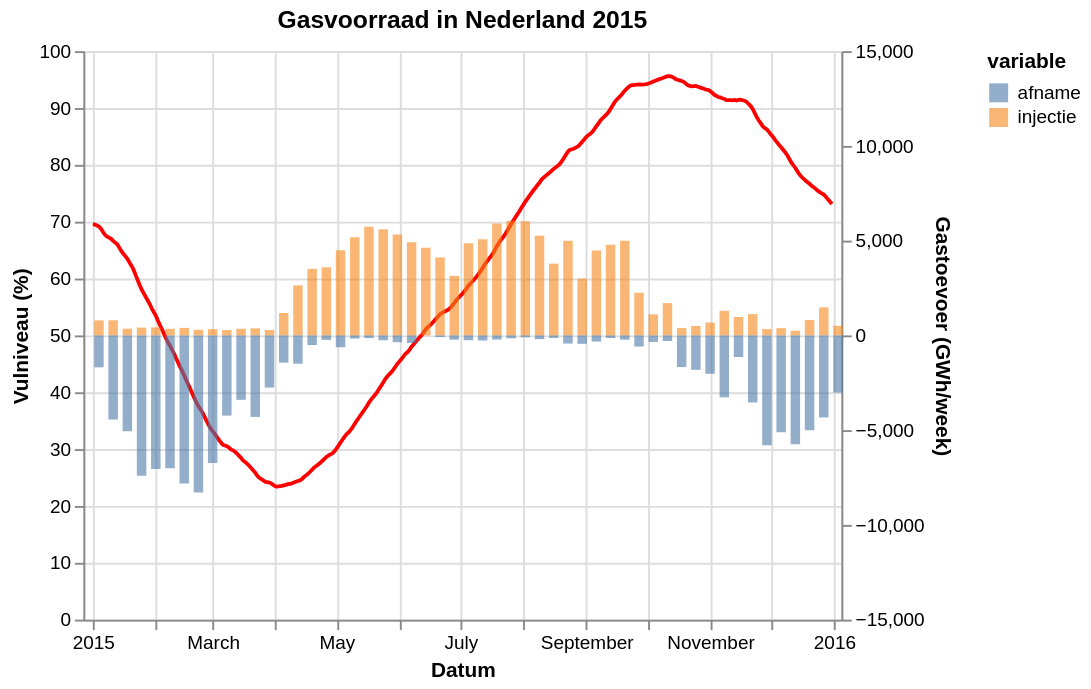

Write a Vega-Lite specification for this figure.
### Vega-Lite specification from a JSON file in a GitHub repository (floating-point values rounded to 4 significant figures; data arrays with more than 128 entries replaced by an {"elided": "..."} marker saying what was removed)
{"config": {"view": {"continuousWidth": 400, "continuousHeight": 300}}, "layer": [{"data": {"values": {"elided": "365 records"}}, "mark": {"type": "line", "color": "red"}, "encoding": {"tooltip": [{"field": "gasDayStart", "type": "temporal"}, {"field": "full", "type": "quantitative"}], "x": {"axis": {"title": "Datum"}, "field": "gasDayStart", "type": "temporal"}, "y": {"axis": {"title": "Vulniveau (%)"}, "field": "full", "scale": {"domain": [0, 100], "padding": 0}, "type": "quantitative"}}}, {"data": {"values": [{"gasDayStart": "2015-01-04T00:00:00", "variable": "injectie", "value": 791}, {"gasDayStart": "2015-01-11T00:00:00", "variable": "injectie", "value": 800}, {"gasDayStart": "2015-01-18T00:00:00", "variable": "injectie", "value": 356}, {"gasDayStart": "2015-01-25T00:00:00", "variable": "injectie", "value": 415}, {"gasDayStart": "2015-02-01T00:00:00", "variable": "injectie", "value": 424}, {"gasDayStart": "2015-02-08T00:00:00", "variable": "injectie", "value": 349}, {"gasDayStart": "2015-02-15T00:00:00", "variable": "injectie", "value": 397}, {"gasDayStart": "2015-02-22T00:00:00", "variable": "injectie", "value": 296}, {"gasDayStart": "2015-03-01T00:00:00", "variable": "injectie", "value": 329}, {"gasDayStart": "2015-03-08T00:00:00", "variable": "injectie", "value": 280}, {"gasDayStart": "2015-03-15T00:00:00", "variable": "injectie", "value": 349}, {"gasDayStart": "2015-03-22T00:00:00", "variable": "injectie", "value": 373}, {"gasDayStart": "2015-03-29T00:00:00", "variable": "injectie", "value": 283}, {"gasDayStart": "2015-04-05T00:00:00", "variable": "injectie", "value": 1183}, {"gasDayStart": "2015-04-12T00:00:00", "variable": "injectie", "value": 2642}, {"gasDayStart": "2015-04-19T00:00:00", "variable": "injectie", "value": 3511}, {"gasDayStart": "2015-04-26T00:00:00", "variable": "injectie", "value": 3593}, {"gasDayStart": "2015-05-03T00:00:00", "variable": "injectie", "value": 4494}, {"gasDayStart": "2015-05-10T00:00:00", "variable": "injectie", "value": 5183}, {"gasDayStart": "2015-05-17T00:00:00", "variable": "injectie", "value": 5740}, {"gasDayStart": "2015-05-24T00:00:00", "variable": "injectie", "value": 5606}, {"gasDayStart": "2015-05-31T00:00:00", "variable": "injectie", "value": 5321}, {"gasDayStart": "2015-06-07T00:00:00", "variable": "injectie", "value": 4911}, {"gasDayStart": "2015-06-14T00:00:00", "variable": "injectie", "value": 4631}, {"gasDayStart": "2015-06-21T00:00:00", "variable": "injectie", "value": 4115}, {"gasDayStart": "2015-06-28T00:00:00", "variable": "injectie", "value": 3144}, {"gasDayStart": "2015-07-05T00:00:00", "variable": "injectie", "value": 4860}, {"gasDayStart": "2015-07-12T00:00:00", "variable": "injectie", "value": 5073}, {"gasDayStart": "2015-07-19T00:00:00", "variable": "injectie", "value": 5902}, {"gasDayStart": "2015-07-26T00:00:00", "variable": "injectie", "value": 6055}, {"gasDayStart": "2015-08-02T00:00:00", "variable": "injectie", "value": 6026}, {"gasDayStart": "2015-08-09T00:00:00", "variable": "injectie", "value": 5259}, {"gasDayStart": "2015-08-16T00:00:00", "variable": "injectie", "value": 3786}, {"gasDayStart": "2015-08-23T00:00:00", "variable": "injectie", "value": 4996}, {"gasDayStart": "2015-08-30T00:00:00", "variable": "injectie", "value": 3000}, {"gasDayStart": "2015-09-06T00:00:00", "variable": "injectie", "value": 4483}, {"gasDayStart": "2015-09-13T00:00:00", "variable": "injectie", "value": 4789}, {"gasDayStart": "2015-09-20T00:00:00", "variable": "injectie", "value": 4994}, {"gasDayStart": "2015-09-27T00:00:00", "variable": "injectie", "value": 2253}, {"gasDayStart": "2015-10-04T00:00:00", "variable": "injectie", "value": 1113}, {"gasDayStart": "2015-10-11T00:00:00", "variable": "injectie", "value": 1705}, {"gasDayStart": "2015-10-18T00:00:00", "variable": "injectie", "value": 389}, {"gasDayStart": "2015-10-25T00:00:00", "variable": "injectie", "value": 496}, {"gasDayStart": "2015-11-01T00:00:00", "variable": "injectie", "value": 680}, {"gasDayStart": "2015-11-08T00:00:00", "variable": "injectie", "value": 1295}, {"gasDayStart": "2015-11-15T00:00:00", "variable": "injectie", "value": 973}, {"gasDayStart": "2015-11-22T00:00:00", "variable": "injectie", "value": 1124}, {"gasDayStart": "2015-11-29T00:00:00", "variable": "injectie", "value": 335}, {"gasDayStart": "2015-12-06T00:00:00", "variable": "injectie", "value": 384}, {"gasDayStart": "2015-12-13T00:00:00", "variable": "injectie", "value": 246}, {"gasDayStart": "2015-12-20T00:00:00", "variable": "injectie", "value": 812}, {"gasDayStart": "2015-12-27T00:00:00", "variable": "injectie", "value": 1476}, {"gasDayStart": "2016-01-03T00:00:00", "variable": "injectie", "value": 506}, {"gasDayStart": "2015-01-04T00:00:00", "variable": "afname", "value": -1684}, {"gasDayStart": "2015-01-11T00:00:00", "variable": "afname", "value": -4442}, {"gasDayStart": "2015-01-18T00:00:00", "variable": "afname", "value": -5061}, {"gasDayStart": "2015-01-25T00:00:00", "variable": "afname", "value": -7412}, {"gasDayStart": "2015-02-01T00:00:00", "variable": "afname", "value": -7046}, {"gasDayStart": "2015-02-08T00:00:00", "variable": "afname", "value": -7004}, {"gasDayStart": "2015-02-15T00:00:00", "variable": "afname", "value": -7811}, {"gasDayStart": "2015-02-22T00:00:00", "variable": "afname", "value": -8286}, {"gasDayStart": "2015-03-01T00:00:00", "variable": "afname", "value": -6738}, {"gasDayStart": "2015-03-08T00:00:00", "variable": "afname", "value": -4230}, {"gasDayStart": "2015-03-15T00:00:00", "variable": "afname", "value": -3397}, {"gasDayStart": "2015-03-22T00:00:00", "variable": "afname", "value": -4303}, {"gasDayStart": "2015-03-29T00:00:00", "variable": "afname", "value": -2752}, {"gasDayStart": "2015-04-05T00:00:00", "variable": "afname", "value": -1437}, {"gasDayStart": "2015-04-12T00:00:00", "variable": "afname", "value": -1492}, {"gasDayStart": "2015-04-19T00:00:00", "variable": "afname", "value": -510}, {"gasDayStart": "2015-04-26T00:00:00", "variable": "afname", "value": -237}, {"gasDayStart": "2015-05-03T00:00:00", "variable": "afname", "value": -624}, {"gasDayStart": "2015-05-10T00:00:00", "variable": "afname", "value": -164}, {"gasDayStart": "2015-05-17T00:00:00", "variable": "afname", "value": -141}, {"gasDayStart": "2015-05-24T00:00:00", "variable": "afname", "value": -256}, {"gasDayStart": "2015-05-31T00:00:00", "variable": "afname", "value": -359}, {"gasDayStart": "2015-06-07T00:00:00", "variable": "afname", "value": -397}, {"gasDayStart": "2015-06-14T00:00:00", "variable": "afname", "value": 0}, {"gasDayStart": "2015-06-21T00:00:00", "variable": "afname", "value": -89}, {"gasDayStart": "2015-06-28T00:00:00", "variable": "afname", "value": -226}, {"gasDayStart": "2015-07-05T00:00:00", "variable": "afname", "value": -254}, {"gasDayStart": "2015-07-12T00:00:00", "variable": "afname", "value": -270}, {"gasDayStart": "2015-07-19T00:00:00", "variable": "afname", "value": -217}, {"gasDayStart": "2015-07-26T00:00:00", "variable": "afname", "value": -151}, {"gasDayStart": "2015-08-02T00:00:00", "variable": "afname", "value": -99}, {"gasDayStart": "2015-08-09T00:00:00", "variable": "afname", "value": -198}, {"gasDayStart": "2015-08-16T00:00:00", "variable": "afname", "value": -134}, {"gasDayStart": "2015-08-23T00:00:00", "variable": "afname", "value": -430}, {"gasDayStart": "2015-08-30T00:00:00", "variable": "afname", "value": -445}, {"gasDayStart": "2015-09-06T00:00:00", "variable": "afname", "value": -324}, {"gasDayStart": "2015-09-13T00:00:00", "variable": "afname", "value": -137}, {"gasDayStart": "2015-09-20T00:00:00", "variable": "afname", "value": -227}, {"gasDayStart": "2015-09-27T00:00:00", "variable": "afname", "value": -587}, {"gasDayStart": "2015-10-04T00:00:00", "variable": "afname", "value": -346}, {"gasDayStart": "2015-10-11T00:00:00", "variable": "afname", "value": -295}, {"gasDayStart": "2015-10-18T00:00:00", "variable": "afname", "value": -1670}, {"gasDayStart": "2015-10-25T00:00:00", "variable": "afname", "value": -1816}, {"gasDayStart": "2015-11-01T00:00:00", "variable": "afname", "value": -2022}, {"gasDayStart": "2015-11-08T00:00:00", "variable": "afname", "value": -3265}, {"gasDayStart": "2015-11-15T00:00:00", "variable": "afname", "value": -1138}, {"gasDayStart": "2015-11-22T00:00:00", "variable": "afname", "value": -3539}, {"gasDayStart": "2015-11-29T00:00:00", "variable": "afname", "value": -5796}, {"gasDayStart": "2015-12-06T00:00:00", "variable": "afname", "value": -5115}, {"gasDayStart": "2015-12-13T00:00:00", "variable": "afname", "value": -5744}, {"gasDayStart": "2015-12-20T00:00:00", "variable": "afname", "value": -5007}, {"gasDayStart": "2015-12-27T00:00:00", "variable": "afname", "value": -4329}, {"gasDayStart": "2016-01-03T00:00:00", "variable": "afname", "value": -3019}]}, "mark": {"type": "bar", "binSpacing": 0, "opacity": 0.6}, "encoding": {"color": {"field": "variable", "type": "nominal"}, "tooltip": [{"field": "gasDayStart", "type": "temporal"}, {"field": "variable", "type": "nominal"}, {"field": "value", "type": "quantitative"}], "x": {"axis": {"title": "Datum"}, "field": "gasDayStart", "scale": {"domain": ["2015-01-01", "2015-12-31"]}, "type": "temporal"}, "y": {"axis": {"title": "Gastoevoer (GWh/week)"}, "field": "value", "scale": {"domain": [-15000, 15000], "padding": 0}, "type": "quantitative"}}}], "resolve": {"scale": {"y": "independent"}}, "title": "Gasvoorraad in Nederland 2015", "$schema": "https://vega.github.io/schema/vega-lite/v5.json", "data": {"values": {"elided": "365 records"}}}
